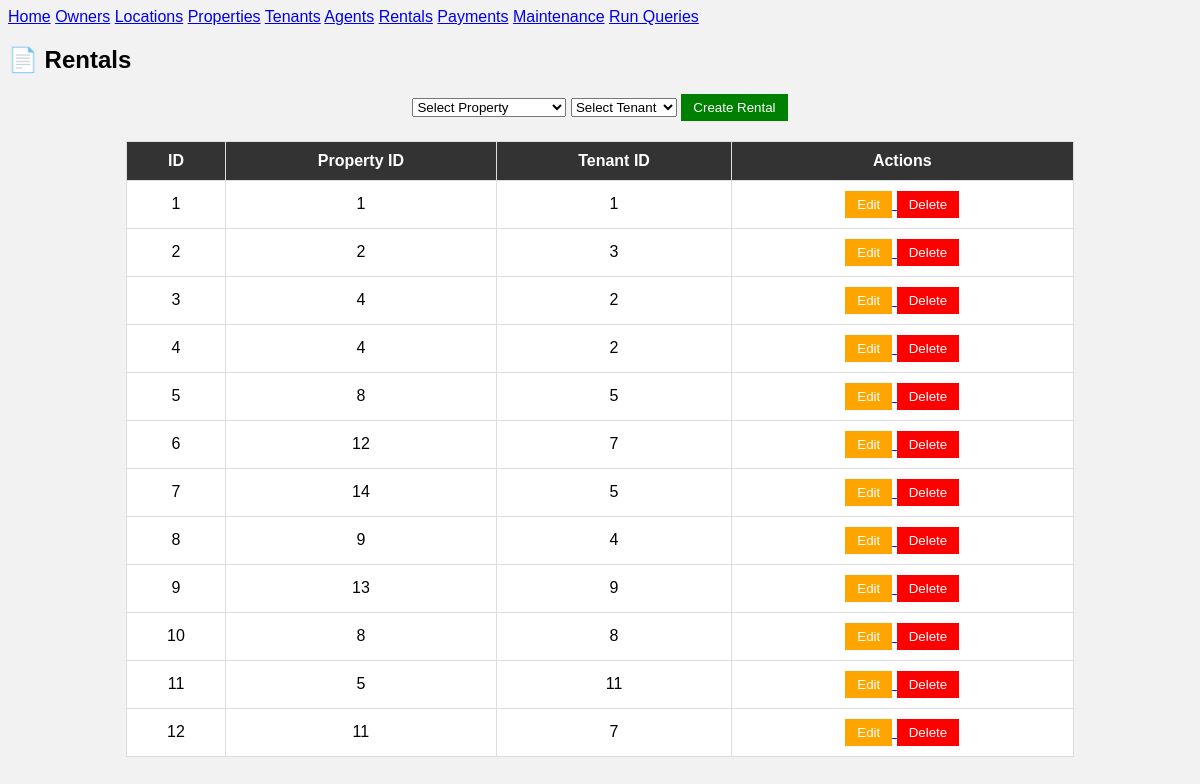
The page /rentals on the database its author committed.
### tables this page shows
CREATE TABLE rentals(id INTEGER PRIMARY KEY AUTOINCREMENT, property_id INTEGER, tenant_id INTEGER);

### app.py (the view, shortened to what this page needs)
@app.route("/rentals", methods=["GET","POST"])
def rentals():
    conn = get_db()
    cur = conn.cursor()
    cur.execute("SELECT * FROM rentals")
    rentals = cur.fetchall()
    cur.execute("SELECT * FROM properties")
    properties = cur.fetchall()
    cur.execute("SELECT * FROM tenants")
    tenants = cur.fetchall()
    conn.close()
    return render_template(
        "rentals.html",
        rentals=rentals,
        properties=properties,
        tenants=tenants
    )

### app.py (called while the page is built)
def get_db():
    conn = sqlite3.connect("realestate.db")
    conn.row_factory = sqlite3.Row
    return conn

### templates/rentals.html (shortened to what this page needs)
{% extends "base.html" %}
{% block content %}
<div class="card">
    <h2>📄 Rentals</h2>
    <form method="POST">
        <select name="property_id" required>
            <option value="">Select Property</option>
        </select>
        <select name="tenant_id" required>
            <option value="">Select Tenant</option>
        </select>
        <button class="add">Create Rental</button>
    </form>
</div>
<div class="card">
    <table>
        <tr>
            <th>ID</th>
            <th>Property ID</th>
            <th>Tenant ID</th>
            <th>Actions</th>
        </tr>
        {% for r in rentals %}
        <tr>
            <td>{{ r["id"] }}</td>
            <td>{{ r["property_id"] }}</td>
            <td>{{ r["tenant_id"] }}</td>
            <td>
<a href="/edit_rental/{{ r[0] }}">
<button class="edit">Edit</button>
</a>
<a href="/delete_rental/{{ r[0] }}"
onclick="return confirm('Delete r?')">
<button class="delete">Delete</button>
</a>
            </td>
        </tr>
        {% endfor %}
    </table>
</div>
{% endblock %}

### static/style.css (style rules this page uses)
body { background: linear-gradient(135deg, #1e3c72, #2a5298); min-height: 100vh; font-family: 'Segoe UI', Tahoma, Geneva, Verdana, sans-serif; }

### templates/rentals.html (style rules this page uses)
body { font-family:Arial; background:#f2f2f2; }
table { width:80%; margin:auto; border-collapse:collapse; background:white; }
th,td { border:1px solid #ddd; padding:10px; text-align:center; }
th { background:#333; color:white; }
button { padding:6px 12px; cursor:pointer; border:none; }
.add { background:green; color:white; }
.edit { background:orange; color:white; }
.delete { background:red; color:white; }
form { text-align:center; margin:20px; }

### rows shown on the page
rentals: id "1", property_id "1", tenant_id "1"
rentals: id "2", property_id "2", tenant_id "3"
rentals: id "3", property_id "4", tenant_id "2"
rentals: id "4", property_id "4", tenant_id "2"
rentals: id "5", property_id "8", tenant_id "5"
rentals: id "6", property_id "12", tenant_id "7"
rentals: id "7", property_id "14", tenant_id "5"
rentals: id "8", property_id "9", tenant_id "4"
rentals: id "9", property_id "13", tenant_id "9"
rentals: id "10", property_id "8", tenant_id "8"
rentals: id "11", property_id "5", tenant_id "11"
rentals: id "12", property_id "11", tenant_id "7"
